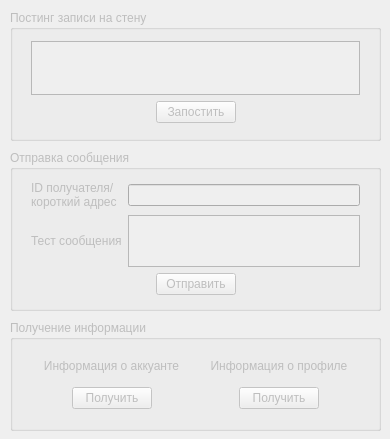
<?xml version="1.0" encoding="UTF-8"?>
<ui version="4.0">
 <class>VkAPIClass</class>
 <widget class="QMainWindow" name="VkAPIClass">
  <property name="enabled">
   <bool>false</bool>
  </property>
  <property name="geometry">
   <rect>
    <x>0</x>
    <y>0</y>
    <width>390</width>
    <height>439</height>
   </rect>
  </property>
  <property name="windowTitle">
   <string>VkAPI</string>
  </property>
  <widget class="QWidget" name="centralWidget">
   <widget class="QGroupBox" name="wallPostBox">
    <property name="geometry">
     <rect>
      <x>10</x>
      <y>10</y>
      <width>371</width>
      <height>131</height>
     </rect>
    </property>
    <property name="title">
     <string>Постинг записи на стену</string>
    </property>
    <widget class="QWidget" name="verticalLayoutWidget">
     <property name="geometry">
      <rect>
       <x>10</x>
       <y>20</y>
       <width>351</width>
       <height>104</height>
      </rect>
     </property>
     <layout class="QVBoxLayout" name="verticalLayout">
      <item>
       <widget class="QTextEdit" name="wallPostEdit"/>
      </item>
      <item>
       <layout class="QHBoxLayout" name="horizontalLayout_3">
        <item>
         <spacer name="horizontalSpacer">
          <property name="orientation">
           <enum>Qt::Horizontal</enum>
          </property>
          <property name="sizeHint" stdset="0">
           <size>
            <width>40</width>
            <height>20</height>
           </size>
          </property>
         </spacer>
        </item>
        <item>
         <widget class="QPushButton" name="wallPostButton">
          <property name="text">
           <string>Запостить</string>
          </property>
         </widget>
        </item>
        <item>
         <spacer name="horizontalSpacer_2">
          <property name="orientation">
           <enum>Qt::Horizontal</enum>
          </property>
          <property name="sizeHint" stdset="0">
           <size>
            <width>40</width>
            <height>20</height>
           </size>
          </property>
         </spacer>
        </item>
       </layout>
      </item>
     </layout>
    </widget>
   </widget>
   <widget class="QGroupBox" name="groupBox">
    <property name="geometry">
     <rect>
      <x>10</x>
      <y>150</y>
      <width>371</width>
      <height>161</height>
     </rect>
    </property>
    <property name="title">
     <string>Отправка сообщения</string>
    </property>
    <widget class="QWidget" name="gridLayoutWidget">
     <property name="geometry">
      <rect>
       <x>10</x>
       <y>20</y>
       <width>351</width>
       <height>136</height>
      </rect>
     </property>
     <layout class="QGridLayout" name="gridLayout">
      <item row="0" column="0">
       <widget class="QLabel" name="label">
        <property name="text">
         <string>ID получателя/ 
короткий адрес</string>
        </property>
       </widget>
      </item>
      <item row="0" column="1">
       <widget class="QLineEdit" name="userIDEdit"/>
      </item>
      <item row="1" column="0">
       <widget class="QLabel" name="label_2">
        <property name="text">
         <string>Тест сообщения</string>
        </property>
       </widget>
      </item>
      <item row="1" column="1">
       <widget class="QTextEdit" name="messageEdit"/>
      </item>
      <item row="2" column="0" colspan="2">
       <layout class="QHBoxLayout" name="horizontalLayout_2">
        <item>
         <spacer name="horizontalSpacer_3">
          <property name="orientation">
           <enum>Qt::Horizontal</enum>
          </property>
          <property name="sizeHint" stdset="0">
           <size>
            <width>40</width>
            <height>20</height>
           </size>
          </property>
         </spacer>
        </item>
        <item>
         <widget class="QPushButton" name="messageSendButton">
          <property name="text">
           <string>Отправить</string>
          </property>
         </widget>
        </item>
        <item>
         <spacer name="horizontalSpacer_4">
          <property name="orientation">
           <enum>Qt::Horizontal</enum>
          </property>
          <property name="sizeHint" stdset="0">
           <size>
            <width>40</width>
            <height>20</height>
           </size>
          </property>
         </spacer>
        </item>
       </layout>
      </item>
     </layout>
    </widget>
   </widget>
   <widget class="QGroupBox" name="groupBox_2">
    <property name="geometry">
     <rect>
      <x>10</x>
      <y>320</y>
      <width>371</width>
      <height>111</height>
     </rect>
    </property>
    <property name="title">
     <string>Получение информации</string>
    </property>
    <widget class="QWidget" name="gridLayoutWidget_2">
     <property name="geometry">
      <rect>
       <x>10</x>
       <y>20</y>
       <width>351</width>
       <height>80</height>
      </rect>
     </property>
     <layout class="QGridLayout" name="gridLayout_2">
      <item row="0" column="0" colspan="3">
       <widget class="QLabel" name="label_3">
        <property name="text">
         <string>Информация о аккуанте</string>
        </property>
        <property name="alignment">
         <set>Qt::AlignCenter</set>
        </property>
       </widget>
      </item>
      <item row="1" column="0">
       <spacer name="horizontalSpacer_5">
        <property name="orientation">
         <enum>Qt::Horizontal</enum>
        </property>
        <property name="sizeHint" stdset="0">
         <size>
          <width>40</width>
          <height>20</height>
         </size>
        </property>
       </spacer>
      </item>
      <item row="1" column="2">
       <spacer name="horizontalSpacer_6">
        <property name="orientation">
         <enum>Qt::Horizontal</enum>
        </property>
        <property name="sizeHint" stdset="0">
         <size>
          <width>40</width>
          <height>20</height>
         </size>
        </property>
       </spacer>
      </item>
      <item row="1" column="1">
       <widget class="QPushButton" name="getAccountInfoButton">
        <property name="text">
         <string>Получить</string>
        </property>
       </widget>
      </item>
      <item row="1" column="3">
       <spacer name="horizontalSpacer_7">
        <property name="orientation">
         <enum>Qt::Horizontal</enum>
        </property>
        <property name="sizeHint" stdset="0">
         <size>
          <width>40</width>
          <height>20</height>
         </size>
        </property>
       </spacer>
      </item>
      <item row="1" column="4">
       <widget class="QPushButton" name="getProfileInfoButton">
        <property name="text">
         <string>Получить</string>
        </property>
       </widget>
      </item>
      <item row="1" column="5">
       <spacer name="horizontalSpacer_8">
        <property name="orientation">
         <enum>Qt::Horizontal</enum>
        </property>
        <property name="sizeHint" stdset="0">
         <size>
          <width>40</width>
          <height>20</height>
         </size>
        </property>
       </spacer>
      </item>
      <item row="0" column="3" colspan="3">
       <widget class="QLabel" name="label_4">
        <property name="text">
         <string>Информация о профиле</string>
        </property>
        <property name="alignment">
         <set>Qt::AlignCenter</set>
        </property>
       </widget>
      </item>
     </layout>
    </widget>
   </widget>
  </widget>
 </widget>
 <layoutdefault spacing="6" margin="11"/>
 <resources>
  <include location="VkAPI.qrc"/>
 </resources>
 <connections/>
</ui>
